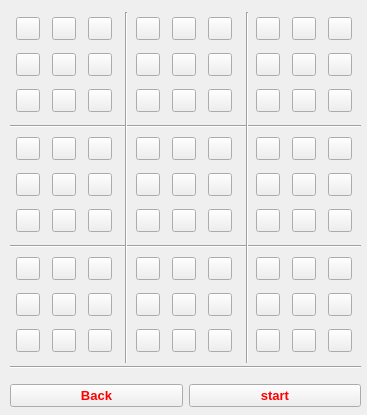
<?xml version="1.0" encoding="UTF-8"?>
<ui version="4.0">
 <class>Widget</class>
 <widget class="QWidget" name="Widget">
  <property name="windowModality">
   <enum>Qt::NonModal</enum>
  </property>
  <property name="enabled">
   <bool>true</bool>
  </property>
  <property name="geometry">
   <rect>
    <x>0</x>
    <y>0</y>
    <width>367</width>
    <height>415</height>
   </rect>
  </property>
  <property name="sizePolicy">
   <sizepolicy hsizetype="Preferred" vsizetype="Fixed">
    <horstretch>0</horstretch>
    <verstretch>0</verstretch>
   </sizepolicy>
  </property>
  <property name="maximumSize">
   <size>
    <width>16777</width>
    <height>16777</height>
   </size>
  </property>
  <property name="mouseTracking">
   <bool>false</bool>
  </property>
  <property name="contextMenuPolicy">
   <enum>Qt::DefaultContextMenu</enum>
  </property>
  <property name="windowTitle">
   <string>sudoku</string>
  </property>
  <property name="styleSheet">
   <string notr="true">
QToolButton
{
	font-weight: bold;
}
</string>
  </property>
  <widget class="QWidget" name="gridLayoutWidget">
   <property name="geometry">
    <rect>
     <x>10</x>
     <y>10</y>
     <width>111</width>
     <height>111</height>
    </rect>
   </property>
   <layout class="QGridLayout" name="gridLayout">
    <item row="0" column="2">
     <widget class="QToolButton" name="toolButton_3">
      <property name="text">
       <string/>
      </property>
     </widget>
    </item>
    <item row="1" column="0">
     <widget class="QToolButton" name="toolButton_10">
      <property name="text">
       <string/>
      </property>
     </widget>
    </item>
    <item row="0" column="0">
     <widget class="QToolButton" name="toolButton">
      <property name="text">
       <string/>
      </property>
     </widget>
    </item>
    <item row="1" column="2">
     <widget class="QToolButton" name="toolButton_12">
      <property name="text">
       <string/>
      </property>
     </widget>
    </item>
    <item row="1" column="1">
     <widget class="QToolButton" name="toolButton_11">
      <property name="text">
       <string/>
      </property>
     </widget>
    </item>
    <item row="0" column="1">
     <widget class="QToolButton" name="toolButton_2">
      <property name="text">
       <string/>
      </property>
     </widget>
    </item>
    <item row="2" column="0">
     <widget class="QToolButton" name="toolButton_19">
      <property name="text">
       <string/>
      </property>
     </widget>
    </item>
    <item row="2" column="1">
     <widget class="QToolButton" name="toolButton_20">
      <property name="text">
       <string/>
      </property>
     </widget>
    </item>
    <item row="2" column="2">
     <widget class="QToolButton" name="toolButton_21">
      <property name="text">
       <string/>
      </property>
     </widget>
    </item>
   </layout>
  </widget>
  <widget class="QWidget" name="gridLayoutWidget_2">
   <property name="geometry">
    <rect>
     <x>130</x>
     <y>10</y>
     <width>111</width>
     <height>111</height>
    </rect>
   </property>
   <layout class="QGridLayout" name="gridLayout_2">
    <item row="0" column="1">
     <widget class="QToolButton" name="toolButton_4">
      <property name="text">
       <string/>
      </property>
     </widget>
    </item>
    <item row="1" column="2">
     <widget class="QToolButton" name="toolButton_14">
      <property name="text">
       <string/>
      </property>
     </widget>
    </item>
    <item row="1" column="1">
     <widget class="QToolButton" name="toolButton_13">
      <property name="text">
       <string/>
      </property>
     </widget>
    </item>
    <item row="0" column="2">
     <widget class="QToolButton" name="toolButton_5">
      <property name="text">
       <string/>
      </property>
     </widget>
    </item>
    <item row="1" column="3">
     <widget class="QToolButton" name="toolButton_15">
      <property name="text">
       <string/>
      </property>
     </widget>
    </item>
    <item row="0" column="3">
     <widget class="QToolButton" name="toolButton_6">
      <property name="text">
       <string/>
      </property>
     </widget>
    </item>
    <item row="2" column="1">
     <widget class="QToolButton" name="toolButton_22">
      <property name="text">
       <string/>
      </property>
     </widget>
    </item>
    <item row="2" column="2">
     <widget class="QToolButton" name="toolButton_23">
      <property name="text">
       <string/>
      </property>
     </widget>
    </item>
    <item row="2" column="3">
     <widget class="QToolButton" name="toolButton_24">
      <property name="text">
       <string/>
      </property>
     </widget>
    </item>
   </layout>
  </widget>
  <widget class="QWidget" name="gridLayoutWidget_5">
   <property name="geometry">
    <rect>
     <x>130</x>
     <y>130</y>
     <width>111</width>
     <height>111</height>
    </rect>
   </property>
   <layout class="QGridLayout" name="gridLayout_5">
    <item row="0" column="4">
     <widget class="QToolButton" name="toolButton_32">
      <property name="text">
       <string/>
      </property>
     </widget>
    </item>
    <item row="0" column="5">
     <widget class="QToolButton" name="toolButton_33">
      <property name="text">
       <string/>
      </property>
     </widget>
    </item>
    <item row="1" column="4">
     <widget class="QToolButton" name="toolButton_41">
      <property name="text">
       <string/>
      </property>
     </widget>
    </item>
    <item row="1" column="3">
     <widget class="QToolButton" name="toolButton_40">
      <property name="text">
       <string/>
      </property>
     </widget>
    </item>
    <item row="1" column="5">
     <widget class="QToolButton" name="toolButton_42">
      <property name="text">
       <string/>
      </property>
     </widget>
    </item>
    <item row="0" column="3">
     <widget class="QToolButton" name="toolButton_31">
      <property name="text">
       <string/>
      </property>
     </widget>
    </item>
    <item row="2" column="3">
     <widget class="QToolButton" name="toolButton_49">
      <property name="text">
       <string/>
      </property>
     </widget>
    </item>
    <item row="2" column="4">
     <widget class="QToolButton" name="toolButton_50">
      <property name="text">
       <string/>
      </property>
     </widget>
    </item>
    <item row="2" column="5">
     <widget class="QToolButton" name="toolButton_51">
      <property name="text">
       <string/>
      </property>
     </widget>
    </item>
   </layout>
  </widget>
  <widget class="QWidget" name="gridLayoutWidget_4">
   <property name="geometry">
    <rect>
     <x>10</x>
     <y>130</y>
     <width>111</width>
     <height>111</height>
    </rect>
   </property>
   <layout class="QGridLayout" name="gridLayout_4">
    <item row="0" column="0">
     <widget class="QToolButton" name="toolButton_28">
      <property name="text">
       <string/>
      </property>
     </widget>
    </item>
    <item row="1" column="1">
     <widget class="QToolButton" name="toolButton_38">
      <property name="text">
       <string/>
      </property>
     </widget>
    </item>
    <item row="1" column="2">
     <widget class="QToolButton" name="toolButton_39">
      <property name="text">
       <string/>
      </property>
     </widget>
    </item>
    <item row="1" column="0">
     <widget class="QToolButton" name="toolButton_37">
      <property name="text">
       <string/>
      </property>
     </widget>
    </item>
    <item row="0" column="2">
     <widget class="QToolButton" name="toolButton_30">
      <property name="text">
       <string/>
      </property>
     </widget>
    </item>
    <item row="0" column="1">
     <widget class="QToolButton" name="toolButton_29">
      <property name="text">
       <string/>
      </property>
     </widget>
    </item>
    <item row="2" column="0">
     <widget class="QToolButton" name="toolButton_46">
      <property name="text">
       <string/>
      </property>
     </widget>
    </item>
    <item row="2" column="1">
     <widget class="QToolButton" name="toolButton_47">
      <property name="text">
       <string/>
      </property>
     </widget>
    </item>
    <item row="2" column="2">
     <widget class="QToolButton" name="toolButton_48">
      <property name="text">
       <string/>
      </property>
     </widget>
    </item>
   </layout>
  </widget>
  <widget class="QWidget" name="gridLayoutWidget_6">
   <property name="geometry">
    <rect>
     <x>250</x>
     <y>130</y>
     <width>111</width>
     <height>111</height>
    </rect>
   </property>
   <layout class="QGridLayout" name="gridLayout_6">
    <item row="0" column="5">
     <widget class="QToolButton" name="toolButton_36">
      <property name="text">
       <string/>
      </property>
     </widget>
    </item>
    <item row="1" column="4">
     <widget class="QToolButton" name="toolButton_44">
      <property name="text">
       <string/>
      </property>
     </widget>
    </item>
    <item row="0" column="3">
     <widget class="QToolButton" name="toolButton_34">
      <property name="text">
       <string/>
      </property>
     </widget>
    </item>
    <item row="0" column="4">
     <widget class="QToolButton" name="toolButton_35">
      <property name="text">
       <string/>
      </property>
     </widget>
    </item>
    <item row="1" column="5">
     <widget class="QToolButton" name="toolButton_45">
      <property name="text">
       <string/>
      </property>
     </widget>
    </item>
    <item row="1" column="3">
     <widget class="QToolButton" name="toolButton_43">
      <property name="text">
       <string/>
      </property>
     </widget>
    </item>
    <item row="2" column="3">
     <widget class="QToolButton" name="toolButton_52">
      <property name="text">
       <string/>
      </property>
     </widget>
    </item>
    <item row="2" column="4">
     <widget class="QToolButton" name="toolButton_53">
      <property name="text">
       <string/>
      </property>
     </widget>
    </item>
    <item row="2" column="5">
     <widget class="QToolButton" name="toolButton_54">
      <property name="text">
       <string/>
      </property>
     </widget>
    </item>
   </layout>
  </widget>
  <widget class="QWidget" name="gridLayoutWidget_3">
   <property name="geometry">
    <rect>
     <x>250</x>
     <y>10</y>
     <width>111</width>
     <height>111</height>
    </rect>
   </property>
   <layout class="QGridLayout" name="gridLayout_3">
    <item row="2" column="4">
     <widget class="QToolButton" name="toolButton_8">
      <property name="text">
       <string/>
      </property>
     </widget>
    </item>
    <item row="2" column="5">
     <widget class="QToolButton" name="toolButton_9">
      <property name="text">
       <string/>
      </property>
     </widget>
    </item>
    <item row="3" column="4">
     <widget class="QToolButton" name="toolButton_17">
      <property name="text">
       <string/>
      </property>
     </widget>
    </item>
    <item row="3" column="5">
     <widget class="QToolButton" name="toolButton_18">
      <property name="text">
       <string/>
      </property>
     </widget>
    </item>
    <item row="2" column="3">
     <widget class="QToolButton" name="toolButton_7">
      <property name="text">
       <string/>
      </property>
     </widget>
    </item>
    <item row="3" column="3">
     <widget class="QToolButton" name="toolButton_16">
      <property name="text">
       <string/>
      </property>
     </widget>
    </item>
    <item row="4" column="3">
     <widget class="QToolButton" name="toolButton_25">
      <property name="text">
       <string/>
      </property>
     </widget>
    </item>
    <item row="4" column="4">
     <widget class="QToolButton" name="toolButton_26">
      <property name="text">
       <string/>
      </property>
     </widget>
    </item>
    <item row="4" column="5">
     <widget class="QToolButton" name="toolButton_27">
      <property name="text">
       <string/>
      </property>
     </widget>
    </item>
   </layout>
  </widget>
  <widget class="QWidget" name="gridLayoutWidget_7">
   <property name="geometry">
    <rect>
     <x>10</x>
     <y>250</y>
     <width>111</width>
     <height>111</height>
    </rect>
   </property>
   <layout class="QGridLayout" name="gridLayout_7">
    <item row="1" column="2">
     <widget class="QToolButton" name="toolButton_66">
      <property name="text">
       <string/>
      </property>
     </widget>
    </item>
    <item row="0" column="1">
     <widget class="QToolButton" name="toolButton_56">
      <property name="text">
       <string/>
      </property>
     </widget>
    </item>
    <item row="1" column="0">
     <widget class="QToolButton" name="toolButton_64">
      <property name="text">
       <string/>
      </property>
     </widget>
    </item>
    <item row="0" column="2">
     <widget class="QToolButton" name="toolButton_57">
      <property name="text">
       <string/>
      </property>
     </widget>
    </item>
    <item row="0" column="0">
     <widget class="QToolButton" name="toolButton_55">
      <property name="text">
       <string/>
      </property>
     </widget>
    </item>
    <item row="1" column="1">
     <widget class="QToolButton" name="toolButton_65">
      <property name="text">
       <string/>
      </property>
     </widget>
    </item>
    <item row="2" column="0">
     <widget class="QToolButton" name="toolButton_73">
      <property name="text">
       <string/>
      </property>
     </widget>
    </item>
    <item row="2" column="1">
     <widget class="QToolButton" name="toolButton_74">
      <property name="text">
       <string/>
      </property>
     </widget>
    </item>
    <item row="2" column="2">
     <widget class="QToolButton" name="toolButton_75">
      <property name="text">
       <string/>
      </property>
     </widget>
    </item>
   </layout>
  </widget>
  <widget class="QWidget" name="gridLayoutWidget_8">
   <property name="geometry">
    <rect>
     <x>130</x>
     <y>250</y>
     <width>111</width>
     <height>111</height>
    </rect>
   </property>
   <layout class="QGridLayout" name="gridLayout_8">
    <item row="1" column="2">
     <widget class="QToolButton" name="toolButton_69">
      <property name="text">
       <string/>
      </property>
     </widget>
    </item>
    <item row="0" column="0">
     <widget class="QToolButton" name="toolButton_58">
      <property name="text">
       <string/>
      </property>
     </widget>
    </item>
    <item row="1" column="1">
     <widget class="QToolButton" name="toolButton_68">
      <property name="text">
       <string/>
      </property>
     </widget>
    </item>
    <item row="0" column="2">
     <widget class="QToolButton" name="toolButton_60">
      <property name="text">
       <string/>
      </property>
     </widget>
    </item>
    <item row="0" column="1">
     <widget class="QToolButton" name="toolButton_59">
      <property name="text">
       <string/>
      </property>
     </widget>
    </item>
    <item row="1" column="0">
     <widget class="QToolButton" name="toolButton_67">
      <property name="text">
       <string/>
      </property>
     </widget>
    </item>
    <item row="2" column="0">
     <widget class="QToolButton" name="toolButton_76">
      <property name="text">
       <string/>
      </property>
     </widget>
    </item>
    <item row="2" column="1">
     <widget class="QToolButton" name="toolButton_77">
      <property name="text">
       <string/>
      </property>
     </widget>
    </item>
    <item row="2" column="2">
     <widget class="QToolButton" name="toolButton_78">
      <property name="text">
       <string/>
      </property>
     </widget>
    </item>
   </layout>
  </widget>
  <widget class="QWidget" name="gridLayoutWidget_9">
   <property name="geometry">
    <rect>
     <x>250</x>
     <y>250</y>
     <width>111</width>
     <height>111</height>
    </rect>
   </property>
   <layout class="QGridLayout" name="gridLayout_9">
    <item row="1" column="0">
     <widget class="QToolButton" name="toolButton_70">
      <property name="text">
       <string/>
      </property>
     </widget>
    </item>
    <item row="1" column="1">
     <widget class="QToolButton" name="toolButton_71">
      <property name="text">
       <string/>
      </property>
     </widget>
    </item>
    <item row="0" column="0">
     <widget class="QToolButton" name="toolButton_61">
      <property name="text">
       <string/>
      </property>
     </widget>
    </item>
    <item row="0" column="1">
     <widget class="QToolButton" name="toolButton_62">
      <property name="text">
       <string/>
      </property>
     </widget>
    </item>
    <item row="1" column="2">
     <widget class="QToolButton" name="toolButton_72">
      <property name="text">
       <string/>
      </property>
     </widget>
    </item>
    <item row="0" column="2">
     <widget class="QToolButton" name="toolButton_63">
      <property name="text">
       <string/>
      </property>
     </widget>
    </item>
    <item row="2" column="0">
     <widget class="QToolButton" name="toolButton_79">
      <property name="text">
       <string/>
      </property>
     </widget>
    </item>
    <item row="2" column="1">
     <widget class="QToolButton" name="toolButton_80">
      <property name="text">
       <string/>
      </property>
     </widget>
    </item>
    <item row="2" column="2">
     <widget class="QToolButton" name="toolButton_81">
      <property name="text">
       <string/>
      </property>
     </widget>
    </item>
   </layout>
  </widget>
  <widget class="Line" name="line">
   <property name="geometry">
    <rect>
     <x>10</x>
     <y>116</y>
     <width>351</width>
     <height>20</height>
    </rect>
   </property>
   <property name="orientation">
    <enum>Qt::Horizontal</enum>
   </property>
  </widget>
  <widget class="Line" name="line_2">
   <property name="geometry">
    <rect>
     <x>10</x>
     <y>236</y>
     <width>351</width>
     <height>20</height>
    </rect>
   </property>
   <property name="orientation">
    <enum>Qt::Horizontal</enum>
   </property>
  </widget>
  <widget class="Line" name="line_3">
   <property name="geometry">
    <rect>
     <x>116</x>
     <y>12</y>
     <width>20</width>
     <height>351</height>
    </rect>
   </property>
   <property name="orientation">
    <enum>Qt::Vertical</enum>
   </property>
  </widget>
  <widget class="Line" name="line_4">
   <property name="geometry">
    <rect>
     <x>237</x>
     <y>12</y>
     <width>20</width>
     <height>351</height>
    </rect>
   </property>
   <property name="orientation">
    <enum>Qt::Vertical</enum>
   </property>
  </widget>
  <widget class="Line" name="line_5">
   <property name="geometry">
    <rect>
     <x>10</x>
     <y>357</y>
     <width>351</width>
     <height>20</height>
    </rect>
   </property>
   <property name="orientation">
    <enum>Qt::Horizontal</enum>
   </property>
  </widget>
  <widget class="QWidget" name="horizontalLayoutWidget">
   <property name="geometry">
    <rect>
     <x>10</x>
     <y>370</y>
     <width>351</width>
     <height>51</height>
    </rect>
   </property>
   <layout class="QHBoxLayout" name="horizontalLayout">
    <item>
     <widget class="QPushButton" name="pushButton_2">
      <property name="styleSheet">
       <string notr="true">QPushButton {
    font-size: 10pt;
    font-weight: bold;
    color: #ff0000;
}</string>
      </property>
      <property name="text">
       <string>Back</string>
      </property>
     </widget>
    </item>
    <item>
     <widget class="QPushButton" name="pushButton">
      <property name="enabled">
       <bool>true</bool>
      </property>
      <property name="cursor">
       <cursorShape>PointingHandCursor</cursorShape>
      </property>
      <property name="styleSheet">
       <string notr="true">QPushButton {
    font-size: 10pt;
    font-weight: bold;
    color: #ff0000;
}</string>
      </property>
      <property name="text">
       <string>start</string>
      </property>
     </widget>
    </item>
   </layout>
  </widget>
 </widget>
 <resources/>
 <connections/>
</ui>
